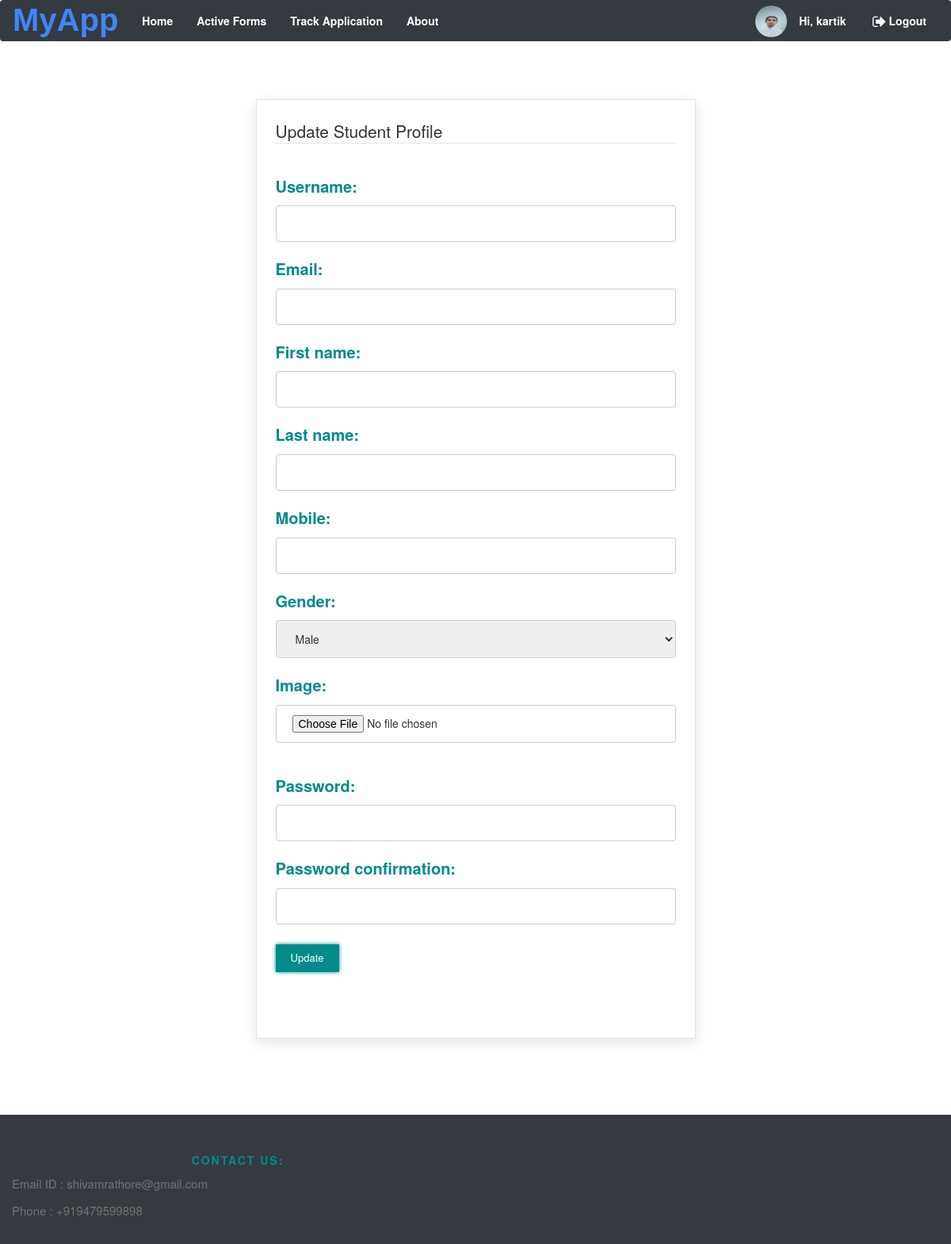
Screenshot of /student/register/ (signed in) with the database file from the repository.
### accounts/models.py (models this page shows, shortened)
class CustomUser(AbstractBaseUser, PermissionsMixin):
    GENDERS = (('M', 'Male'), ('F', 'Female'))
    ROLE_CHOICES = (
        ('Teacher', 'Teacher'),
        ('Faculty Advisor', 'Faculty Advisor'),
        ('Dean', 'Dean'),
        ('Head of department', 'Head of department'),
        ('Director', 'Director'),
        ('Admin', 'Admin'),
    )
    username = models.CharField(max_length=50, unique=True)
    email = models.EmailField(unique=True)
    first_name = models.CharField(max_length=100, blank=True)
    last_name = models.CharField(max_length=100, blank=True)
    mobile = models.CharField(max_length=10,
                              validators=[RegexValidator(regex=r'[0-9]{10}', message='Invalid Mobile Number')],
                              blank=True)
    role = models.CharField(max_length=50, choices=ROLE_CHOICES, default='S')
    gender = models.CharField(max_length=1, choices=GENDERS, default='M')
    registration_number = models.CharField('Registration number', max_length=7, unique=True,
                                           validators=[RegexValidator(regex=r'[a-zA-Z]{2}[0-9]{5}',
                                            message='Invalid Registration Number')], blank=True, null=True)
    department = models.ForeignKey('Department', verbose_name="Department", on_delete=models.CASCADE, blank=True, null=True)
    admin = models.CharField(max_length=1, default='N')
    password = models.CharField('password', max_length=128, validators=[validate_password])
    is_student = models.BooleanField(default=True, verbose_name='Student')
    is_active = models.BooleanField(default=True, verbose_name='Active',
                                    help_text='Designates whether this user should be treated as active. '
                                              'Unselect this instead of deleting accounts.')
    is_admin = models.BooleanField(default=False, verbose_name='Staff status',
                                   help_text='Designates whether the user can log into this admin site.')
    image = models.ImageField(default='download.jpg', upload_to='profile/')
    USERNAME_FIELD = 'username'
    EMAIL_FIELD = 'email'
    objects = CustomUserManager()

### accounts/views.py (the view, shortened to what this page needs)
# urls.py: re_path(r'student/register/$', views.UserFormView.as_view(), name='student_register'),
class UserFormView(generic.View):
    form_class = UserCreationForm
    template_name = 'accounts/student_register.html'
    def get(self, request):
        form = self.form_class(None)
        return render(request, self.template_name, {'form': form})

### accounts/admin.py (shortened to what this page needs)
class UserCreationForm(forms.ModelForm):
    password1 = forms.CharField(label='Password', widget=forms.PasswordInput(attrs={'class': 'myfieldclass'}),
                                help_text="<br>".join(password_validators_help_texts()))
    password2 = forms.CharField(label='Password confirmation', widget=forms.PasswordInput)
    class Meta:
        model = CustomUser
        fields = ['username', 'email', 'first_name', 'last_name', 'mobile', 'gender', 'image']

### templates/accounts/student_register.html (shortened to what this page needs)
{% extends 'base.html' %}
{% load static %}
{% block content3 %}"../../media/{{ user.image }}"{% endblock content3 %}
{% block content %}
    <body>
    <div class="container" style="min-width:min-content;margin-bottom: 8%">
        <div class="row" style="margin-top: 2%;">
            <div class="col-sm-6 col-sm-offset-3">
                <div id="uploadForm" class="well well-lg">
                    <formset>
                        {% if user.is_authenticated %}
                            <legend>Update Student Profile</legend>
                        {% else %}
                            <legend>Register Student</legend>
                        {% endif %}
                        <form method="POST" enctype="multipart/form-data">
                            <div class="form-group">
                                {% for field in form %}
                                    <label class="formText">
                                        {{ field.label_tag }}
                                    </label>
                                    {{ field }}
                                    <br>
                                {% endfor %}
                            </div>
                            {% if user.is_authenticated %}
                                <div class="form-group">
                                    <button class="formButton" type="submit">Update</button>
                                </div>
                            {% endif %}
                    </formset>
                    <br>
                </div>
            </div>
        </div>
    </div>
    </body>
{% endblock content %}

### templates/base.html (shortened to what this page needs)
{% load static %}
<!DOCTYPE html>
<html>
<head>
    {% block head_css %}
        {% block head_css_site %}
            <link rel="stylesheet" href="{% static 'css/style.css' %}">
            <link rel="stylesheet" href="https://maxcdn.bootstrapcdn.com/bootstrap/3.4.1/css/bootstrap.min.css">
            <link rel="stylesheet" href="https://maxcdn.bootstrapcdn.com/font-awesome/4.5.0/css/font-awesome.min.css">
        {% endblock head_css_site %}
    {% endblock head_css %}
</head>
<body style="background-image: url("{% static "images/bg1.jpg" %}")>
<header>
    <nav style="margin-bottom: 50px; background-color:#343a40;font-size: 14px;z-index: 1000;"
         class="navbar  ">
        {%  if not user.is_authenticated %}
        <div class="container-fluid">
            <a id="nitadda" href="#" class="navbar-brand faa-pulse faa-slow animated" data-toggle="popover"
               data-trigger="focus" data-html="true" data-placement="bottom">
                <i class="fa fa-lg"><strong><span style="font-family: 'Product Sans',sans-serif;font-size:40px;"><span
                        class="g-blue">M</span><span
                        class="g-blue">y</span><span
                        class="g-blue">A</span><span
                        class="g-blue">p</span><span
                        class="g-blue">p</span></span></strong></i>
            </a>
            <div id="navbar1" class="navbar-collapse collapse">
                <ul id="mynav" class="nav navbar-nav">
                    <li class="active" {% if request.path == '/' %}style="background: #ffd13d"{% endif %}>
                        <a class="faa-parent animated-hover" href="/"
                            {% if request.path == '/' %}style="color: #146471;"{% endif %}>
                            Home
                        </a>
                    </li>
                    <li class="active" {% if request.path == '/content/about' %}style="background: #ffd13d"{% endif %}>
                        <a class="faa-parent animated-hover" href="/content/about"
                            {% if request.path == '/content/about' %}style="color: #146471;"{% endif %}>
                            About
                        </a>
                    </li>
                </ul>
                <ul id="rightnav" class="nav navbar-nav navbar-right">
                    <li {% if request.path == '/login/' %}style="background: #ffd13d"{% endif %}>
                        <a class="faa-parent animated-hover" href="/login">
                            <i class="fa fa-fw fa-lg fa-sign-in faa-tada faa-fast"></i>Login
                        </a>
                    </li>
                </ul>
            </div>
        </div>
        {% else %}
        {% if request.user.is_student %}
            <div class="container-fluid">
            <a id="nitadda" href="#" class="navbar-brand faa-pulse faa-slow animated" data-toggle="popover"
               data-trigger="focus" data-html="true" data-placement="bottom">
                <i class="fa fa-lg"><strong><span style="font-family: 'Product Sans',sans-serif;font-size:40px;"><span
                        class="g-blue">M</span><span
                        class="g-blue">y</span><span
                        class="g-blue">A</span><span
                        class="g-blue">p</span><span
                        class="g-blue">p</span></span></strong></i>
            </a>
            <div id="navbar1" class="navbar-collapse collapse">
                <ul id="mynav" class="nav navbar-nav">
                    <li class="active" {% if request.path == '/' %}style="background: #ffd13d"{% endif %}>
                        <a class="faa-parent animated-hover" href="/"
                            {% if request.path == '/' %}style="color: #146471;"{% endif %}>
                            Home
                        </a>
                    </li>
                    <li class="active" {% if request.path == '/content/scholarships/' %}style="background: #ffd13d"{% endif %}>
                        <a class="faa-parent animated-hover" href="/content/scholarships"
                            {% if request.path == '/content/scholarships/' %}style="color: #146471;"{% endif %}>
                            Active Forms
                        </a>
                    </li>
                    <li class="active" {% if request.path == '/track_application/' %}style="background: #ffd13d"{% endif %}>
                        <a class="faa-parent animated-hover" href="{% url 'content:Track_Application'%}"
                            {% if request.path == '/track_application/' %}style="color: #146471;"{% endif %}>
                            Track Application
                        </a>
                    </li>
                    <li class="active" {% if request.path == '/content/about' %}style="background: #ffd13d"{% endif %}>
                        <a class="faa-parent animated-hover" href="/content/about"
                            {% if request.path == '/content/about' %}style="color: #146471;"{% endif %}>
                            About
                        </a>
                    </li>
                </ul>
                <ul id="rightnav" class="nav navbar-nav navbar-right">
                    {% if user.is_authenticated %}
                        <li><img style="border-radius: 50%; float: right; margin-top: 6px"
                                 alt="Profile Picture"
                                 src={% block content3 %}"media/{{ user.image }}"{% endblock content3 %} height="40px"
                                 width="40px"></li>
                        <li {% if request.path == '/content/profile' %}style="background: #ffd13d"{% endif %}>
                            <a class="faa-parent animated-hover" href="/content/profile">
                                Hi, {{ request.user.first_name }}
                            </a>
                        </li>
                        <li>
                            <a class="faa-parent animated-hover" href="/logout">
                                <i class="fa fa-fw fa-lg fa-sign-out  faa-tada faa-fast"></i>Logout
                            </a>
                        </li>
                    {% else %}
                        <li {% if request.path == '/login/' %}style="background: #ffd13d"{% endif %}>
                            <a class="faa-parent animated-hover" href="/login">
                                <i class="fa fa-fw fa-lg fa-sign-in faa-tada faa-fast"></i>Login
                            </a>
                        </li>
                    {% endif %}
                </ul>
            </div>
        </div>
        {% endif %}
        {% endif %}
    </nav>
</header>
{% block content %}{% endblock content %}
<footer class="site-footer" style="background-color:#343a40;">
   <div class="container-fluid">
       <div class=" text-center row">
           <div class="col-sm-12 col-md-6">
                <h6 id="about">Contact Us:</h6>
                <p class="text-justify">Email ID : shivamrathore@gmail.com</p>
               <p class="text-justify">Phone : +919479599898</p>
           </div>
       </div>
   </div>
</footer>
</body>
</html>

### static/css/style.css (style rules this page uses)
a { cursor: pointer; }
body { background-color: #EFECE9; }
.navbar .nav > li > a, .dropdown-content > a { color: white; font-size: 14px; font-weight: bold; text-decoration: none; }
footer { background-color: #4CB96B; }
.site-footer { background-color: black; padding: 45px 0 20px; font-size: 15px; line-height: 24px; color: #737373; }
.site-footer h6 { color: darkcyan; font-weight: bold; font-size: 14px; text-transform: uppercase; margin-top: 5px; letter-spacing: 2px }
input, select { width: 100%; padding: 12px 20px; margin: 10px 0; display: inline-block; border: 1px solid #ccc; border-radius: 4px; box-sizing: border-box; }
label { font-size: 20px; font-weight: 700; margin-top: 10px; display: block; }
@media (min-width: 1200px) { .container { width: 1170px; } }
@media (min-width: 992px) { .container { width: 970px; } }
@media (min-width: 768px) { .container { width: 750px; } }
.container { padding-right: 15px; padding-left: 15px; margin-right: auto; margin-left: auto; }
.g-blue { color: #4285F4; }
.active { color: #146471; }
#uploadForm { border-radius: 0; background-color: white; margin: auto; max-width: 720px; height: auto; -webkit-box-shadow: 0px 5px 15px 0px rgba(150, 150, 150, 0.25); -moz-box-shadow: 0px 5px 15px 0px rgba(150, 150, 150, 0.25); box-shadow: 0px 5px 15px 0px rgba(150, 150, 150, 0.25); }
.formText { color: darkcyan; font-size: 14px; font-weight: bold; }
.formButton { height: 35px; width: 80px; font-size: 13px; color: white; background: darkcyan; border: none; margin: 10px 10px 10px 0px; box-shadow: 0px 0px 5px darkcyan; outline: none; }
html, body { position: relative; margin: 0; padding: 0; }
body { background-color: #232323; }
body { background-color:#163a63; color:#163a63; }

### rows the page displays
CustomUser: image (picture), user.first_name "kartik"

### other values shown
{{ field.label_tag }} "Username:" "Email:" "First name:" "Last name:" "Mobile:" "Gender:" "Image:" "Password:" "Password confirmation:"
